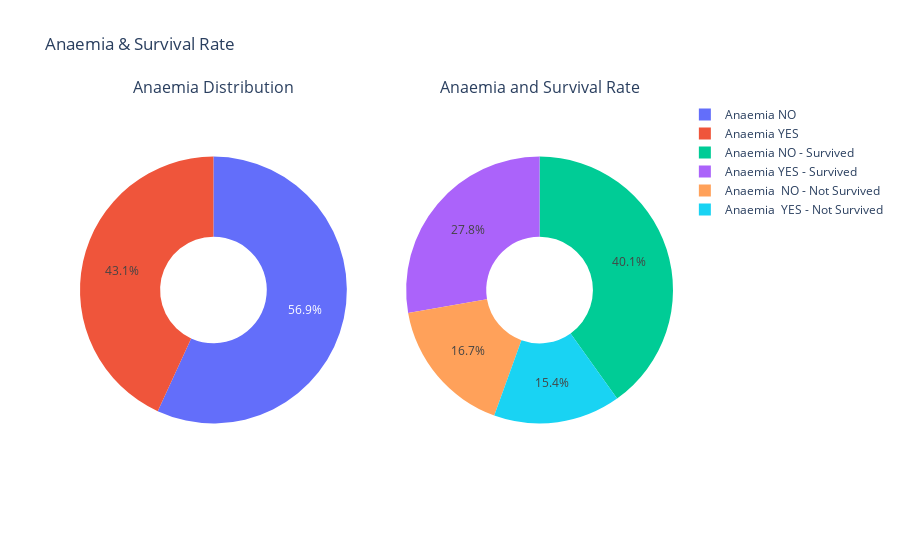

The notebook cell this image was saved under:
### Code cell
labels = [["Anaemia YES", "Anaemia NO"], 
          ['Anaemia YES - Survived','Anaemia  YES - Not Survived', 'Anaemia NO - Survived',
           'Anaemia  NO - Not Survived']]

values = [[len(anaemia_yes), len(anaemia_no)],
         [len(anaemia_yes_survived), len(anaemia_yes_not_survived),
          len(anaemia_no_survived), len(anaemia_no_not_survived)]]

subplot_titles = ['Anaemia Distribution', 'Anaemia and Survival Rate']
sub_plot_names = ["Distribution of Anaemia", 'Anaemia & Survival']

utils.ConstructGoPieChart(build_sub_plots = True, 
                          rows = 1, 
                          cols = 2, 
                          subplot_titles = subplot_titles,
                          labels = labels, 
                          values = values, 
                          sub_plot_names = sub_plot_names, 
                          title_text = "Anaemia & Survival Rate",
                          export_to_png = True)

### Figure 1 — Plotly figure (JSON) as saved in the notebook; plotly's stock layout.template omitted (floating-point values rounded to 4 significant figures)
{"data": [{"domain": {"x": [0, 0.45], "y": [0, 1]}, "hole": 0.4, "hoverinfo": "label+percent+name", "labels": ["Anaemia YES", "Anaemia NO"], "name": "Distribution of Anaemia", "type": "pie", "values": [129, 170]}, {"domain": {"x": [0.55, 1], "y": [0, 1]}, "hole": 0.4, "hoverinfo": "label+percent+name", "labels": ["Anaemia YES - Survived", "Anaemia  YES - Not Survived", "Anaemia NO - Survived", "Anaemia  NO - Not Survived"], "name": "Anaemia & Survival", "type": "pie", "values": [83, 46, 120, 50]}], "layout": {"annotations": [{"font": {"size": 16}, "showarrow": false, "text": "Anaemia Distribution", "x": 0.225, "xanchor": "center", "xref": "paper", "y": 1, "yanchor": "bottom", "yref": "paper"}, {"font": {"size": 16}, "showarrow": false, "text": "Anaemia and Survival Rate", "x": 0.775, "xanchor": "center", "xref": "paper", "y": 1, "yanchor": "bottom", "yref": "paper"}], "title": {"text": "Anaemia & Survival Rate"}}}
